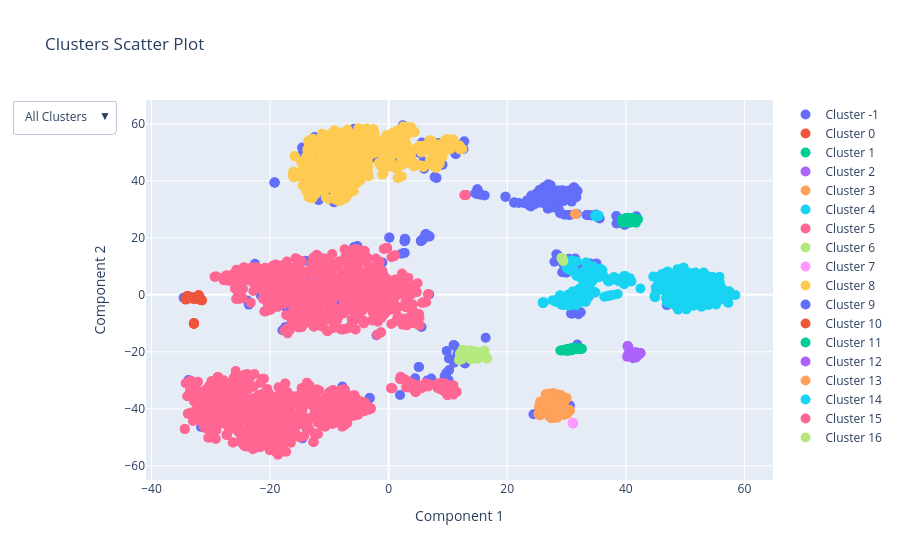

The cell this chart's notebook holds for it:
### Code cell
fig.show()

### Figure 1 — Plotly figure (JSON) as saved in the notebook; plotly's stock layout.template omitted (floating-point values rounded to 4 significant figures; data arrays with more than 128 entries replaced by an {"elided": "..."} marker saying what was removed)
{"data": [{"hoverinfo": "text", "hovertemplate": "%{text}<extra></extra>", "marker": {"size": 10}, "mode": "markers", "name": "Cluster -1", "text": {"elided": "214x2 str values"}, "type": "scatter", "x": {"elided": "214 float values"}, "y": {"elided": "214 float values"}}, {"hoverinfo": "text", "hovertemplate": "%{text}<extra></extra>", "marker": {"size": 10}, "mode": "markers", "name": "Cluster 0", "text": [["$", "NOUN"], ["%", "NOUN"], ["an", "NOUN"], ["cm", "NOUN"], ["dollar", "NOUN"], ["euro", "NOUN"], ["franc", "NOUN"], ["h", "NOUN"], ["ha", "NOUN"], ["habitant", "NOUN"], ["hectare", "NOUN"], ["kg", "NOUN"], ["kilomètre", "NOUN"], ["km", "NOUN"], ["milliard", "NOUN"], ["million", "NOUN"], ["mm", "NOUN"], ["mètre", "NOUN"], ["spectateur", "NOUN"], ["€", "NOUN"]], "type": "scatter", "x": [-34.18, -34.24, -32.93, -33.41, -31.46, -31.61, -31.85, -34.22, -33.37, -32.03, -32.71, -33.05, -33.69, -33.72, -33.95, -33.95, -33.5, -33.5, -31.91, -34.09], "y": [-1.299, -1.157, -0.8335, -1.108, -1.938, -1.857, -1.725, -1.671, -1.192, -0.05219, -1.489, -1.319, -0.5358, -0.7063, -0.3978, -0.3786, -1.066, -0.934, -0.4173, -1.388]}, {"hoverinfo": "text", "hovertemplate": "%{text}<extra></extra>", "marker": {"size": 10}, "mode": "markers", "name": "Cluster 1", "text": [["10", "NUM"], ["11", "NUM"], ["12", "NUM"], ["13", "NUM"], ["14", "NUM"], ["15", "NUM"], ["16", "NUM"], ["17", "NUM"], ["18", "NUM"], ["19", "NUM"], ["1er", "NUM"], ["2", "NUM"], ["20", "NUM"], ["21", "NUM"], ["22", "NUM"], ["23", "NUM"], ["24", "NUM"], ["25", "NUM"], ["26", "NUM"], ["27", "NUM"], ["28", "NUM"], ["29", "NUM"], ["3", "NUM"], ["30", "NUM"], ["31", "NUM"], ["4", "NUM"], ["5", "NUM"], ["6", "NUM"], ["7", "NUM"], ["8", "NUM"], ["9", "NUM"]], "type": "scatter", "x": [32.14, 30.11, 31.41, 30.93, 30.94, 31.73, 30.89, 30.09, 30.17, 30.23, 28.96, 32.61, 31.93, 30.21, 30.3, 30.16, 30.69, 30.0, 29.67, 29.67, 29.38, 29.33, 32.39, 31.63, 29.65, 32.45, 32.15, 30.79, 30.97, 31.13, 30.43], "y": [-19.03, -19.56, -19.02, -18.69, -19.2, -19.1, -19.11, -19.05, -19.04, -19.3, -19.54, -18.94, -19.05, -18.88, -19.65, -19.0, -18.81, -19.63, -19.4, -19.37, -19.42, -19.53, -18.9, -18.6, -19.39, -18.96, -18.81, -19.48, -19.01, -19.21, -19.37]}, {"hoverinfo": "text", "hovertemplate": "%{text}<extra></extra>", "marker": {"size": 10}, "mode": "markers", "name": "Cluster 2", "text": [["100", "NUM"], ["150", "NUM"], ["200", "NUM"], ["32", "NUM"], ["33", "NUM"], ["35", "NUM"], ["36", "NUM"], ["40", "NUM"], ["400", "NUM"], ["42", "NUM"], ["45", "NUM"], ["50", "NUM"], ["500", "NUM"], ["60", "NUM"], ["70", "NUM"], ["75", "NUM"], ["80", "NUM"], ["90", "NUM"], ["cent", "NUM"], ["cinq", "NUM"], ["deux", "NUM"], ["dix", "NUM"], ["douze", "NUM"], ["huit", "NUM"], ["neuf", "NUM"], ["quatre", "NUM"], ["sept", "NUM"], ["six", "NUM"], ["trois", "NUM"], ["vingt", "NUM"]], "type": "scatter", "x": [41.17, 42.51, 41.92, 41.45, 40.93, 41.94, 41.97, 41.16, 42.34, 41.37, 40.36, 41.15, 42.29, 41.38, 40.23, 41.74, 41.21, 41.76, 42.07, 41.66, 41.25, 41.57, 41.3, 41.34, 40.45, 41.3, 41.5, 41.28, 41.43, 42.2], "y": [-21.78, -20.41, -21.07, -21.48, -20.99, -21.1, -21.19, -21.86, -20.65, -21.1, -21.39, -21.55, -20.83, -21.69, -21.77, -21.35, -22.25, -21.95, -20.33, -20.17, -20.18, -20.59, -20.61, -20.45, -20.57, -20.42, -20.44, -20.45, -20.35, -20.45]}, {"hoverinfo": "text", "hovertemplate": "%{text}<extra></extra>", "marker": {"size": 10}, "mode": "markers", "name": "Cluster 3", "text": {"elided": "93x2 str values"}, "type": "scatter", "x": [29.1, 26.5, 27.47, 29.85, 25.53, 25.33, 28.44, 29.57, 26.72, 28.01, 28.49, 30.56, 28.69, 26.0, 29.15, 27.72, 28.56, 29.59, 25.53, 25.34, 28.51, 27.95, 27.88, 26.59, 27.45, 27.08, 27.36, 26.67, 26.71, 26.59, 27.39, 30.15, 26.16, 26.77, 26.41, 26.68, 26.28, 25.82, 26.58, 27.11, 30.52, 27.19, 28.57, 26.95, 27.62, 25.78, 26.61, 27.38, 25.25, 27.41, 30.08, 28.64, 26.57, 28.23, 30.04, 25.97, 28.53, 26.82, 29.35, 29.23, 29.83, 26.97, 27.41, 26.95, 26.28, 26.22, 28.11, 27.21, 27.75, 27.69, 30.55, 27.68, 26.97, 28.56, 28.63, 27.58, 28.21, 28.45, 27.36, 27.89, 29.5, 28.15, 27.9, 27.64, 27.76, 27.96, 28.04, 27.85, 27.79, 27.52, 27.96, 28.02, 27.99], "y": [-35.17, -34.93, -40.85, -36.55, -42.31, -41.68, -43.1, -42.14, -40.59, -35.73, -35.61, -40.58, -36.26, -39.24, -37.15, -34.5, -34.98, -38.16, -37.54, -39.38, -39.3, -41.97, -43.17, -41.49, -43.27, -42.69, -42.66, -38.27, -40.82, -37.46, -39.56, -41.65, -40.31, -41.63, -36.31, -36.67, -40.32, -40.69, -38.25, -38.82, -40.79, -39.35, -38.02, -41.45, -38.84, -40.26, -35.36, -35.03, -41.84, -43.25, -41.7, -36.08, -36.62, -37.68, -36.25, -38.38, -36.61, -41.26, -37.63, -37.74, -41.88, -37.4, -40.23, -41.74, -37.95, -37.08, -35.95, -36.01, -38.36, -36.19, -40.41, -36.78, -34.75, -38.62, -37.18, -35.1, -37.86, -36.75, -35.45, -39.95, -39.23, -37.28, -36.54, -41.46, -37.77, -38.39, -41.0, -40.53, -40.75, -41.45, -42.76, -42.97, -43.05]}, {"hoverinfo": "text", "hovertemplate": "%{text}<extra></extra>", "marker": {"size": 10}, "mode": "markers", "name": "Cluster 4", "text": {"elided": "370x2 str values"}, "type": "scatter", "x": {"elided": "370 float values"}, "y": {"elided": "370 float values"}}, {"hoverinfo": "text", "hovertemplate": "%{text}<extra></extra>", "marker": {"size": 10}, "mode": "markers", "name": "Cluster 5", "text": {"elided": "1440x2 str values"}, "type": "scatter", "x": {"elided": "1440 float values"}, "y": {"elided": "1440 float values"}}, {"hoverinfo": "text", "hovertemplate": "%{text}<extra></extra>", "marker": {"size": 10}, "mode": "markers", "name": "Cluster 6", "text": [["Adam", "PROPN"], ["Air", "PROPN"], ["Alain", "PROPN"], ["Alexandre", "PROPN"], ["André", "PROPN"], ["Ben", "PROPN"], ["Bernard", "PROPN"], ["Billy", "PROPN"], ["Charles", "PROPN"], ["Claude", "PROPN"], ["Daniel", "PROPN"], ["David", "PROPN"], ["El", "PROPN"], ["Eric", "PROPN"], ["Frank", "PROPN"], ["François", "PROPN"], ["Frédéric", "PROPN"], ["George", "PROPN"], ["Georges", "PROPN"], ["Guillaume", "PROPN"], ["Hans", "PROPN"], ["Henri", "PROPN"], ["Jacques", "PROPN"], ["James", "PROPN"], ["Jean", "PROPN"], ["Jean-Paul", "PROPN"], ["John", "PROPN"], ["Joseph", "PROPN"], ["Jules", "PROPN"], ["Karl", "PROPN"], ["Los", "PROPN"], ["Louis", "PROPN"], ["Marc", "PROPN"], ["Martin", "PROPN"], ["Maurice", "PROPN"], ["Michael", "PROPN"], ["Michel", "PROPN"], ["New", "PROPN"], ["Nicolas", "PROPN"], ["Pascal", "PROPN"], ["Paul", "PROPN"], ["Philippe", "PROPN"], ["Pierre", "PROPN"], ["Raymond", "PROPN"], ["Richard", "PROPN"], ["Robert", "PROPN"], ["Saint", "PROPN"], ["San", "PROPN"], ["The", "PROPN"], ["Thomas", "PROPN"], ["Victor", "PROPN"], ["William", "PROPN"]], "type": "scatter", "x": [12.44, 14.32, 14.11, 11.92, 13.24, 12.77, 13.03, 12.01, 13.27, 13.29, 12.71, 12.94, 14.86, 13.89, 16.0, 13.44, 12.09, 14.86, 16.2, 11.88, 15.97, 12.84, 13.74, 14.8, 14.08, 13.87, 14.48, 13.89, 15.2, 16.15, 16.64, 12.32, 14.8, 16.17, 15.79, 12.96, 14.66, 16.56, 14.29, 12.65, 14.19, 12.86, 14.41, 13.21, 15.05, 13.85, 15.0, 16.49, 15.56, 14.42, 15.62, 14.95], "y": [-19.31, -22.24, -20.25, -22.66, -21.02, -20.83, -20.16, -20.64, -21.48, -20.64, -19.6, -21.24, -22.29, -19.56, -21.49, -20.33, -22.25, -20.16, -21.24, -22.95, -21.38, -21.83, -21.0, -21.9, -21.45, -22.69, -21.44, -21.56, -21.56, -20.71, -22.35, -22.64, -19.89, -19.64, -20.2, -19.48, -20.57, -22.29, -20.4, -21.54, -21.13, -21.82, -21.55, -21.39, -20.76, -21.02, -22.47, -22.17, -20.65, -20.89, -21.64, -20.49]}, {"hoverinfo": "text", "hovertemplate": "%{text}<extra></extra>", "marker": {"size": 10}, "mode": "markers", "name": "Cluster 7", "text": [["I", "NUM"], ["II", "NUM"], ["III", "NUM"], ["IV", "NUM"], ["V", "NUM"], ["VI", "NUM"], ["XIV", "NUM"]], "type": "scatter", "x": [31.08, 31.09, 31.06, 31.09, 31.12, 31.09, 31.1], "y": [-45.06, -45.06, -45.04, -45.07, -45.09, -45.06, -45.07]}, {"hoverinfo": "text", "hovertemplate": "%{text}<extra></extra>", "marker": {"size": 10}, "mode": "markers", "name": "Cluster 8", "text": {"elided": "522x2 str values"}, "type": "scatter", "x": {"elided": "522 float values"}, "y": {"elided": "522 float values"}}, {"hoverinfo": "text", "hovertemplate": "%{text}<extra></extra>", "marker": {"size": 10}, "mode": "markers", "name": "Cluster 9", "text": {"elided": "82x2 str values"}, "type": "scatter", "x": [25.67, 25.93, 25.7, 31.27, 25.58, 27.1, 27.98, 27.87, 25.2, 26.9, 27.55, 27.15, 27.96, 24.64, 25.97, 25.55, 26.34, 25.89, 27.81, 26.96, 25.48, 27.07, 26.94, 31.26, 25.71, 26.14, 30.36, 26.93, 26.08, 24.93, 26.11, 27.12, 25.47, 27.54, 23.31, 24.65, 31.2, 26.39, 27.18, 27.09, 25.29, 30.83, 29.55, 26.41, 29.65, 26.43, 26.2, 26.6, 27.28, 30.78, 26.72, 25.0, 30.4, 29.47, 31.45, 28.27, 26.95, 27.23, 30.54, 26.8, 27.8, 24.38, 24.64, 28.62, 31.14, 27.33, 25.76, 24.79, 31.18, 27.13, 26.99, 29.65, 28.04, 27.07, 26.73, 27.26, 31.11, 31.3, 24.36, 28.39, 28.29, 26.1], "y": [34.0, 32.46, 34.56, 37.45, 32.46, 34.62, 33.73, 36.36, 34.43, 31.0, 30.66, 37.33, 35.73, 33.68, 34.5, 34.89, 36.54, 34.48, 33.86, 30.99, 34.58, 38.06, 34.52, 37.78, 33.39, 36.25, 36.64, 36.83, 34.15, 32.21, 36.36, 38.11, 36.92, 37.26, 33.14, 31.83, 37.02, 32.62, 37.67, 31.03, 32.91, 36.74, 33.07, 32.94, 33.32, 32.0, 36.57, 35.78, 35.46, 36.49, 37.33, 35.72, 36.32, 32.97, 37.13, 34.71, 31.74, 35.96, 35.53, 34.73, 35.24, 33.98, 33.85, 36.65, 37.53, 38.47, 35.17, 34.35, 36.72, 35.74, 38.55, 33.23, 36.26, 34.53, 31.24, 36.14, 36.93, 37.55, 33.43, 35.09, 35.85, 34.82]}, {"hoverinfo": "text", "hovertemplate": "%{text}<extra></extra>", "marker": {"size": 10}, "mode": "markers", "name": "Cluster 10", "text": [["août", "NOUN"], ["avril", "NOUN"], ["décembre", "NOUN"], ["février", "NOUN"], ["janvier", "NOUN"], ["juillet", "NOUN"], ["juin", "NOUN"], ["mai", "NOUN"], ["mars", "NOUN"], ["novembre", "NOUN"], ["octobre", "NOUN"], ["septembre", "NOUN"]], "type": "scatter", "x": [-32.83, -32.83, -32.83, -32.84, -32.84, -32.83, -32.83, -32.84, -32.84, -32.83, -32.84, -32.83], "y": [-10.05, -10.05, -10.05, -10.04, -10.04, -10.05, -10.05, -10.04, -10.04, -10.05, -10.05, -10.05]}, {"hoverinfo": "text", "hovertemplate": "%{text}<extra></extra>", "marker": {"size": 10}, "mode": "markers", "name": "Cluster 11", "text": [["après", "ADP"], ["avant", "ADP"], ["avec", "ADP"], ["chez", "ADP"], ["comme", "ADP"], ["concernant", "ADP"], ["contre", "ADP"], ["dans", "ADP"], ["de", "ADP"], ["depuis", "ADP"], ["derrière", "ADP"], ["devant", "ADP"], ["durant", "ADP"], ["dès", "ADP"], ["en", "ADP"], ["entre", "ADP"], ["envers", "ADP"], ["malgré", "ADP"], ["outre", "ADP"], ["par", "ADP"], ["parmi", "ADP"], ["pendant", "ADP"], ["pour", "ADP"], ["selon", "ADP"], ["sous", "ADP"], ["suivant", "ADP"], ["sur", "ADP"], ["vers", "ADP"], ["via", "ADP"], ["à", "ADP"]], "type": "scatter", "x": [40.43, 40.03, 40.6, 40.58, 40.01, 41.57, 40.79, 40.83, 40.29, 40.3, 40.12, 40.66, 41.25, 40.14, 39.5, 40.69, 41.2, 41.25, 42.06, 39.95, 41.71, 40.97, 39.34, 41.1, 40.74, 41.53, 40.68, 40.54, 40.59, 40.23], "y": [27.1, 26.48, 26.19, 25.3, 26.45, 26.22, 25.94, 26.76, 25.8, 25.54, 27.0, 26.46, 26.81, 26.14, 25.23, 25.39, 25.57, 27.07, 26.52, 26.93, 25.3, 26.5, 26.49, 26.74, 26.93, 25.99, 26.53, 26.08, 26.3, 26.37]}, {"hoverinfo": "text", "hovertemplate": "%{text}<extra></extra>", "marker": {"size": 10}, "mode": "markers", "name": "Cluster 12", "text": [["certain", "DET"], ["différent", "DET"], ["divers", "DET"], ["plusieurs", "DET"], ["quelque", "DET"]], "type": "scatter", "x": [40.33, 40.33, 40.33, 40.34, 40.33], "y": [-18.04, -18.04, -18.04, -18.08, -18.07]}, {"hoverinfo": "text", "hovertemplate": "%{text}<extra></extra>", "marker": {"size": 10}, "mode": "markers", "name": "Cluster 13", "text": [["lorsque", "SCONJ"], ["puisque", "SCONJ"], ["quand", "SCONJ"], ["que", "SCONJ"], ["si", "SCONJ"]], "type": "scatter", "x": [31.5, 31.53, 31.47, 31.56, 31.51], "y": [28.37, 28.38, 28.36, 28.4, 28.38]}, {"hoverinfo": "text", "hovertemplate": "%{text}<extra></extra>", "marker": {"size": 10}, "mode": "markers", "name": "Cluster 14", "text": [["comme", "CCONJ"], ["et", "CCONJ"], ["ni", "CCONJ"], ["ou", "CCONJ"], ["soit", "CCONJ"], ["voire", "CCONJ"]], "type": "scatter", "x": [35.42, 34.88, 35.23, 35.13, 34.87, 34.93], "y": [27.82, 27.6, 27.61, 27.56, 27.81, 27.83]}, {"hoverinfo": "text", "hovertemplate": "%{text}<extra></extra>", "marker": {"size": 10}, "mode": "markers", "name": "Cluster 15", "text": [["autant", "PRON"], ["beaucoup", "PRON"], ["moins", "PRON"], ["plus", "PRON"], ["près", "PRON"]], "type": "scatter", "x": [12.93, 12.98, 12.77, 12.9, 12.84], "y": [35.06, 35.06, 34.98, 35.04, 35.01]}, {"hoverinfo": "text", "hovertemplate": "%{text}<extra></extra>", "marker": {"size": 10}, "mode": "markers", "name": "Cluster 16", "text": [["difficile", "ADJ"], ["heureux", "ADJ"], ["impossible", "ADJ"], ["possible", "ADJ"], ["probable", "ADJ"], ["sûr", "ADJ"]], "type": "scatter", "x": [29.47, 29.15, 29.23, 29.32, 29.21, 29.36], "y": [11.84, 13.02, 12.65, 12.62, 12.76, 12.68]}], "layout": {"title": {"text": "Clusters Scatter Plot"}, "updatemenus": [{"buttons": [{"args": [{"visible": [true, true, true, true, true, true, true, true, true, true, true, true, true, true, true, true, true, true]}, {"title": "All Clusters"}], "label": "All Clusters", "method": "update"}, {"args": [{"visible": [true, false, false, false, false, false, false, false, false, false, false, false, false, false, false, false, false, false]}, {"title": "Cluster 1"}], "label": "Cluster 1", "method": "update"}, {"args": [{"visible": [false, true, false, false, false, false, false, false, false, false, false, false, false, false, false, false, false, false]}, {"title": "Cluster 2"}], "label": "Cluster 2", "method": "update"}, {"args": [{"visible": [false, false, true, false, false, false, false, false, false, false, false, false, false, false, false, false, false, false]}, {"title": "Cluster 3"}], "label": "Cluster 3", "method": "update"}, {"args": [{"visible": [false, false, false, true, false, false, false, false, false, false, false, false, false, false, false, false, false, false]}, {"title": "Cluster 4"}], "label": "Cluster 4", "method": "update"}, {"args": [{"visible": [false, false, false, false, true, false, false, false, false, false, false, false, false, false, false, false, false, false]}, {"title": "Cluster 5"}], "label": "Cluster 5", "method": "update"}, {"args": [{"visible": [false, false, false, false, false, true, false, false, false, false, false, false, false, false, false, false, false, false]}, {"title": "Cluster 6"}], "label": "Cluster 6", "method": "update"}, {"args": [{"visible": [false, false, false, false, false, false, true, false, false, false, false, false, false, false, false, false, false, false]}, {"title": "Cluster 7"}], "label": "Cluster 7", "method": "update"}, {"args": [{"visible": [false, false, false, false, false, false, false, true, false, false, false, false, false, false, false, false, false, false]}, {"title": "Cluster 8"}], "label": "Cluster 8", "method": "update"}, {"args": [{"visible": [false, false, false, false, false, false, false, false, true, false, false, false, false, false, false, false, false, false]}, {"title": "Cluster 9"}], "label": "Cluster 9", "method": "update"}, {"args": [{"visible": [false, false, false, false, false, false, false, false, false, true, false, false, false, false, false, false, false, false]}, {"title": "Cluster 10"}], "label": "Cluster 10", "method": "update"}, {"args": [{"visible": [false, false, false, false, false, false, false, false, false, false, true, false, false, false, false, false, false, false]}, {"title": "Cluster 11"}], "label": "Cluster 11", "method": "update"}, {"args": [{"visible": [false, false, false, false, false, false, false, false, false, false, false, true, false, false, false, false, false, false]}, {"title": "Cluster 12"}], "label": "Cluster 12", "method": "update"}, {"args": [{"visible": [false, false, false, false, false, false, false, false, false, false, false, false, true, false, false, false, false, false]}, {"title": "Cluster 13"}], "label": "Cluster 13", "method": "update"}, {"args": [{"visible": [false, false, false, false, false, false, false, false, false, false, false, false, false, true, false, false, false, false]}, {"title": "Cluster 14"}], "label": "Cluster 14", "method": "update"}, {"args": [{"visible": [false, false, false, false, false, false, false, false, false, false, false, false, false, false, true, false, false, false]}, {"title": "Cluster 15"}], "label": "Cluster 15", "method": "update"}, {"args": [{"visible": [false, false, false, false, false, false, false, false, false, false, false, false, false, false, false, true, false, false]}, {"title": "Cluster 16"}], "label": "Cluster 16", "method": "update"}, {"args": [{"visible": [false, false, false, false, false, false, false, false, false, false, false, false, false, false, false, false, true, false]}, {"title": "Cluster 17"}], "label": "Cluster 17", "method": "update"}, {"args": [{"visible": [false, false, false, false, false, false, false, false, false, false, false, false, false, false, false, false, false, true]}, {"title": "Cluster 18"}], "label": "Cluster 18", "method": "update"}], "direction": "down", "showactive": true}], "xaxis": {"title": {"text": "Component 1"}}, "yaxis": {"title": {"text": "Component 2"}}}}
